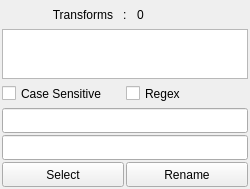
<?xml version="1.0" encoding="UTF-8"?>
<ui version="4.0">
	<class>WindowMain</class>
	<widget class="QMainWindow" name="WindowMain">
		<property name="geometry">
			<rect>
				<x>0</x>
				<y>0</y>
				<width>250</width>
				<height>189</height>
			</rect>
		</property>
		<property name="windowTitle">
			<string>ReNamer</string>
		</property>
		<property name="windowIcon">
			<iconset>
				<normaloff>../icons/ToolSeq.svg</normaloff>../icons/ToolSeq.svg
			</iconset>
		</property>
		<widget class="QWidget" name="Widget_00">
			<layout class="QVBoxLayout" name="verticalLayout">
				<property name="spacing">
					<number>2</number>
				</property>
				<property name="leftMargin">
					<number>2</number>
				</property>
				<property name="topMargin">
					<number>2</number>
				</property>
				<property name="rightMargin">
					<number>2</number>
				</property>
				<property name="bottomMargin">
					<number>2</number>
				</property>
				<item>
					<widget class="QWidget" name="Widget_01" native="true">
						<layout class="QHBoxLayout" name="horizontalLayout_5">
							<property name="spacing">
								<number>10</number>
							</property>
							<property name="leftMargin">
								<number>0</number>
							</property>
							<property name="topMargin">
								<number>0</number>
							</property>
							<property name="rightMargin">
								<number>0</number>
							</property>
							<property name="bottomMargin">
								<number>0</number>
							</property>
							<item>
								<widget class="QLabel" name="label_6">
									<property name="sizePolicy">
										<sizepolicy hsizetype="Ignored" vsizetype="Ignored">
											<horstretch>0</horstretch>
											<verstretch>0</verstretch>
										</sizepolicy>
									</property>
									<property name="minimumSize">
										<size>
											<width>0</width>
											<height>25</height>
										</size>
									</property>
									<property name="text">
										<string>Transforms</string>
									</property>
									<property name="alignment">
										<set>Qt::AlignRight|Qt::AlignTrailing|Qt::AlignVCenter</set>
									</property>
								</widget>
							</item>
							<item>
								<widget class="QLabel" name="label_5">
									<property name="sizePolicy">
										<sizepolicy hsizetype="Fixed" vsizetype="Ignored">
											<horstretch>0</horstretch>
											<verstretch>0</verstretch>
										</sizepolicy>
									</property>
									<property name="minimumSize">
										<size>
											<width>0</width>
											<height>25</height>
										</size>
									</property>
									<property name="text">
										<string>:</string>
									</property>
								</widget>
							</item>
							<item>
								<widget class="QLabel" name="Label_TransformsCount">
									<property name="sizePolicy">
										<sizepolicy hsizetype="Ignored" vsizetype="Ignored">
											<horstretch>0</horstretch>
											<verstretch>0</verstretch>
										</sizepolicy>
									</property>
									<property name="minimumSize">
										<size>
											<width>0</width>
											<height>25</height>
										</size>
									</property>
									<property name="text">
										<string>0</string>
									</property>
								</widget>
							</item>
						</layout>
					</widget>
				</item>
				<item>
					<widget class="QWidget" name="Widget_02" native="true">
						<layout class="QHBoxLayout" name="horizontalLayout_6">
							<property name="spacing">
								<number>2</number>
							</property>
							<property name="leftMargin">
								<number>0</number>
							</property>
							<property name="topMargin">
								<number>0</number>
							</property>
							<property name="rightMargin">
								<number>0</number>
							</property>
							<property name="bottomMargin">
								<number>0</number>
							</property>
							<item>
								<widget class="QPlainTextEdit" name="Text_Transforms">
									<property name="sizePolicy">
										<sizepolicy hsizetype="Ignored" vsizetype="Expanding">
											<horstretch>0</horstretch>
											<verstretch>0</verstretch>
										</sizepolicy>
									</property>
									<property name="minimumSize">
										<size>
											<width>0</width>
											<height>25</height>
										</size>
									</property>
									<property name="lineWrapMode">
										<enum>QPlainTextEdit::NoWrap</enum>
									</property>
								</widget>
							</item>
						</layout>
					</widget>
				</item>
				<item>
					<widget class="QWidget" name="Widget_03" native="true">
						<layout class="QHBoxLayout" name="horizontalLayout_7">
							<property name="spacing">
								<number>2</number>
							</property>
							<property name="leftMargin">
								<number>0</number>
							</property>
							<property name="topMargin">
								<number>0</number>
							</property>
							<property name="rightMargin">
								<number>0</number>
							</property>
							<property name="bottomMargin">
								<number>0</number>
							</property>
							<item>
								<widget class="QCheckBox" name="Check_CaseSensitive">
									<property name="sizePolicy">
										<sizepolicy hsizetype="Ignored" vsizetype="Fixed">
											<horstretch>0</horstretch>
											<verstretch>0</verstretch>
										</sizepolicy>
									</property>
									<property name="minimumSize">
										<size>
											<width>0</width>
											<height>25</height>
										</size>
									</property>
									<property name="text">
										<string>Case Sensitive</string>
									</property>
								</widget>
							</item>
							<item>
								<widget class="QCheckBox" name="Check_Regex">
									<property name="sizePolicy">
										<sizepolicy hsizetype="Ignored" vsizetype="Fixed">
											<horstretch>0</horstretch>
											<verstretch>0</verstretch>
										</sizepolicy>
									</property>
									<property name="minimumSize">
										<size>
											<width>0</width>
											<height>25</height>
										</size>
									</property>
									<property name="text">
										<string>Regex</string>
									</property>
								</widget>
							</item>
						</layout>
					</widget>
				</item>
				<item>
					<widget class="QWidget" name="Widget_04" native="true">
						<layout class="QHBoxLayout" name="horizontalLayout_2">
							<property name="spacing">
								<number>2</number>
							</property>
							<property name="leftMargin">
								<number>0</number>
							</property>
							<property name="topMargin">
								<number>0</number>
							</property>
							<property name="rightMargin">
								<number>0</number>
							</property>
							<property name="bottomMargin">
								<number>0</number>
							</property>
							<item>
								<widget class="QLineEdit" name="Line_Search">
									<property name="sizePolicy">
										<sizepolicy hsizetype="Ignored" vsizetype="Ignored">
											<horstretch>0</horstretch>
											<verstretch>0</verstretch>
										</sizepolicy>
									</property>
									<property name="minimumSize">
										<size>
											<width>0</width>
											<height>25</height>
										</size>
									</property>
									<property name="alignment">
										<set>Qt::AlignCenter</set>
									</property>
								</widget>
							</item>
						</layout>
					</widget>
				</item>
				<item>
					<widget class="QWidget" name="Widget_05" native="true">
						<layout class="QHBoxLayout" name="horizontalLayout_3">
							<property name="spacing">
								<number>2</number>
							</property>
							<property name="leftMargin">
								<number>0</number>
							</property>
							<property name="topMargin">
								<number>0</number>
							</property>
							<property name="rightMargin">
								<number>0</number>
							</property>
							<property name="bottomMargin">
								<number>0</number>
							</property>
							<item>
								<widget class="QLineEdit" name="Line_Replace">
									<property name="sizePolicy">
										<sizepolicy hsizetype="Ignored" vsizetype="Ignored">
											<horstretch>0</horstretch>
											<verstretch>0</verstretch>
										</sizepolicy>
									</property>
									<property name="minimumSize">
										<size>
											<width>0</width>
											<height>25</height>
										</size>
									</property>
									<property name="alignment">
										<set>Qt::AlignCenter</set>
									</property>
								</widget>
							</item>
						</layout>
					</widget>
				</item>
				<item>
					<widget class="QWidget" name="Widget_06" native="true">
						<layout class="QHBoxLayout" name="horizontalLayout">
							<property name="spacing">
								<number>2</number>
							</property>
							<property name="leftMargin">
								<number>0</number>
							</property>
							<property name="topMargin">
								<number>0</number>
							</property>
							<property name="rightMargin">
								<number>0</number>
							</property>
							<property name="bottomMargin">
								<number>0</number>
							</property>
							<item>
								<widget class="QPushButton" name="Button_Select">
									<property name="sizePolicy">
										<sizepolicy hsizetype="Ignored" vsizetype="Ignored">
											<horstretch>0</horstretch>
											<verstretch>0</verstretch>
										</sizepolicy>
									</property>
									<property name="minimumSize">
										<size>
											<width>0</width>
											<height>25</height>
										</size>
									</property>
									<property name="text">
										<string>Select</string>
									</property>
								</widget>
							</item>
							<item>
								<widget class="QPushButton" name="Button_Rename">
									<property name="sizePolicy">
										<sizepolicy hsizetype="Ignored" vsizetype="Ignored">
											<horstretch>0</horstretch>
											<verstretch>0</verstretch>
										</sizepolicy>
									</property>
									<property name="minimumSize">
										<size>
											<width>0</width>
											<height>25</height>
										</size>
									</property>
									<property name="text">
										<string>Rename</string>
									</property>
								</widget>
							</item>
						</layout>
					</widget>
				</item>
			</layout>
		</widget>
	</widget>
	<resources/>
	<connections/>
</ui>
